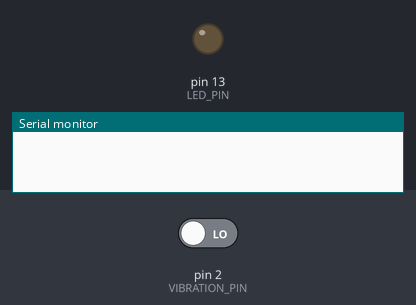
Simulated run of this sketch. Board: Arduino Uno, built with avr-gcc and run on an emulated ATmega328P. On the bench: output pins drawn as LEDs (lit = HIGH), the last lines printed to the serial monitor. Inputs (shaded band) come from the test bench; at power-on: pin 2 (VIBRATION_PIN) LOW.

Above: at 1.2 s.
1.3 s: pin 2 (VIBRATION_PIN) driven HIGH
At 1.6 s:
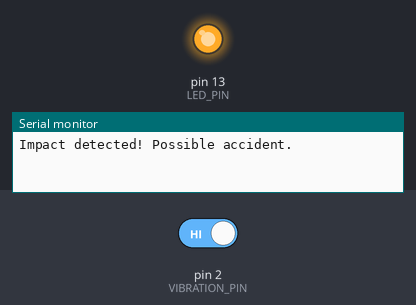
2.8 s: pin 2 (VIBRATION_PIN) driven LOW
At 4.0 s:
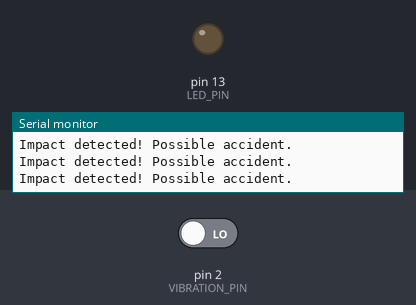
Timing chart, 0 to 5.8 s (numbered marks = the images above; inputs shaded):
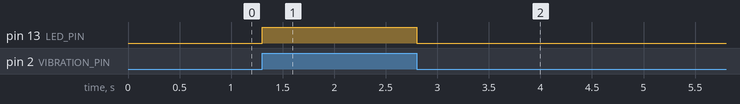

Measured:
- after the input at 1.3 s, pin 13 (LED_PIN): LOW → HIGH at once
- after the input at 2.8 s, pin 13 (LED_PIN): HIGH → LOW at once

The sketch:

vibration_sensor.ino
```cpp
#define VIBRATION_PIN 2   // Pin connected to SW-420 digital output
#define LED_PIN 13        // Optional: LED pin for indication

void setup() {
  pinMode(VIBRATION_PIN, INPUT);
  pinMode(LED_PIN, OUTPUT);
  Serial.begin(9600);
}

void loop() {
  int vibration = digitalRead(VIBRATION_PIN);

  if (vibration == HIGH) {
    Serial.println("Impact detected! Possible accident.");
    digitalWrite(LED_PIN, HIGH); // Turn on LED
    delay(500); // Optional: delay to debounce
  } else {
    digitalWrite(LED_PIN, LOW); // Turn off LED
  }
}
```
